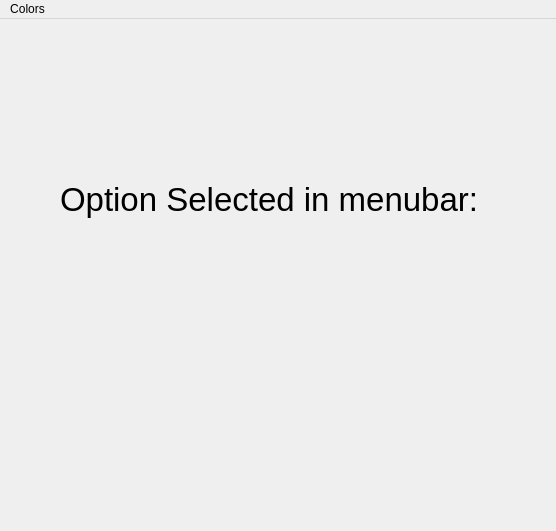
<?xml version="1.0" encoding="UTF-8"?>
<ui version="4.0">
 <class>MainWindow</class>
 <widget class="QMainWindow" name="MainWindow">
  <property name="geometry">
   <rect>
    <x>0</x>
    <y>0</y>
    <width>556</width>
    <height>531</height>
   </rect>
  </property>
  <property name="windowTitle">
   <string>MainWindow</string>
  </property>
  <widget class="QWidget" name="centralwidget">
   <widget class="QLabel" name="label">
    <property name="geometry">
     <rect>
      <x>60</x>
      <y>160</y>
      <width>421</width>
      <height>41</height>
     </rect>
    </property>
    <property name="font">
     <font>
      <pointsize>25</pointsize>
     </font>
    </property>
    <property name="text">
     <string>Option Selected in menubar: </string>
    </property>
   </widget>
   <widget class="QLabel" name="label_2">
    <property name="geometry">
     <rect>
      <x>60</x>
      <y>290</y>
      <width>421</width>
      <height>41</height>
     </rect>
    </property>
    <property name="font">
     <font>
      <pointsize>25</pointsize>
     </font>
    </property>
    <property name="text">
     <string/>
    </property>
   </widget>
  </widget>
  <widget class="QMenuBar" name="menubar">
   <property name="geometry">
    <rect>
     <x>0</x>
     <y>0</y>
     <width>556</width>
     <height>21</height>
    </rect>
   </property>
   <widget class="QMenu" name="menuColors">
    <property name="title">
     <string>Colors</string>
    </property>
    <addaction name="actionGreen"/>
    <addaction name="actionRed"/>
    <addaction name="actionBlue"/>
   </widget>
   <addaction name="menuColors"/>
  </widget>
  <action name="actionGreen">
   <property name="text">
    <string>Green</string>
   </property>
  </action>
  <action name="actionRed">
   <property name="text">
    <string>Red</string>
   </property>
  </action>
  <action name="actionBlue">
   <property name="text">
    <string>Blue</string>
   </property>
  </action>
 </widget>
 <resources/>
 <connections/>
</ui>
